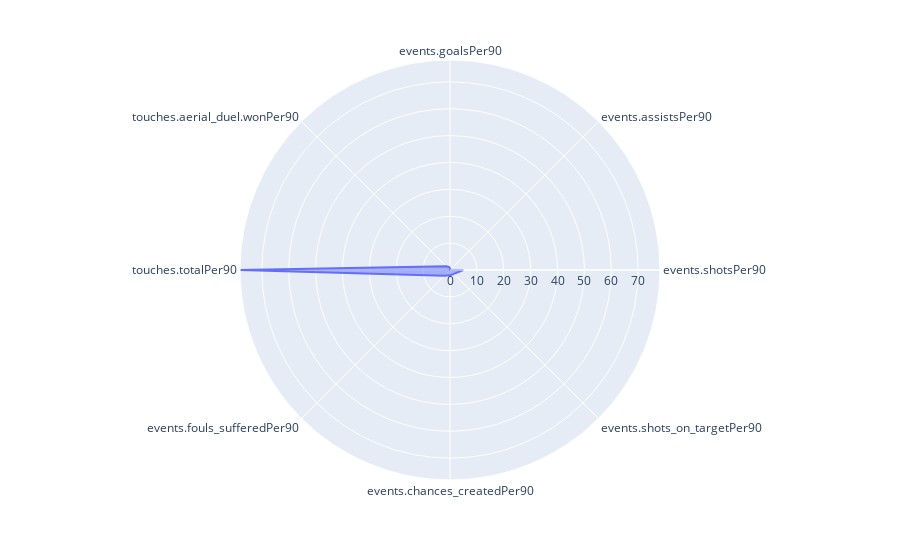

The code cell stored with this chart in its notebook:
### Code cell
chhetri_data = indian_forwards.loc[(indian_forwards["id"] == 19150), cols_for_radar].sum()
fig = px.line_polar(indian_forwards, r=chhetri_data, theta=cols_for_radar, line_close=True)
fig.update_traces(fill='toself')
fig.show()

### Figure 1 — Plotly figure (JSON) as saved in the notebook; plotly's stock layout.template omitted (floating-point values rounded to 4 significant figures)
{"data": [{"fill": "toself", "hovertemplate": "r=%{r}<br>theta=%{theta}<extra></extra>", "legendgroup": "", "line": {"color": "#636efa", "dash": "solid"}, "mode": "lines", "name": "", "r": [0.9319, 0.1006, 4.943, 2.056, 1.989, 3.073, 78.13, 1.964, 0.9319], "showlegend": false, "subplot": "polar", "theta": ["events.goalsPer90", "events.assistsPer90", "events.shotsPer90", "events.shots_on_targetPer90", "events.chances_createdPer90", "events.fouls_sufferedPer90", "touches.totalPer90", "touches.aerial_duel.wonPer90", "events.goalsPer90"], "type": "scatterpolar"}], "layout": {"legend": {"tracegroupgap": 0}, "margin": {"t": 60}, "polar": {"angularaxis": {"direction": "clockwise", "rotation": 90}, "domain": {"x": [0, 1], "y": [0, 1]}}}}
